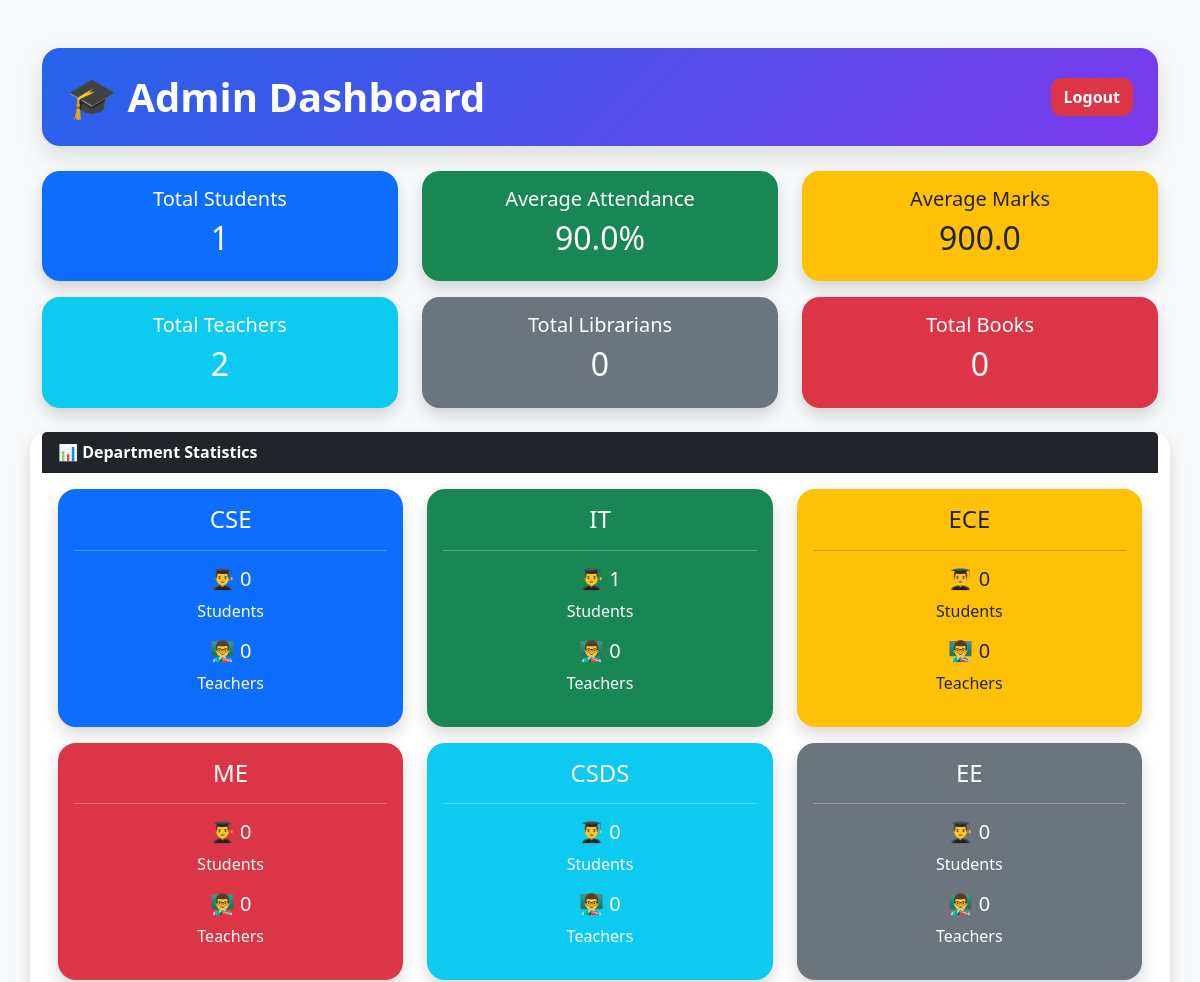
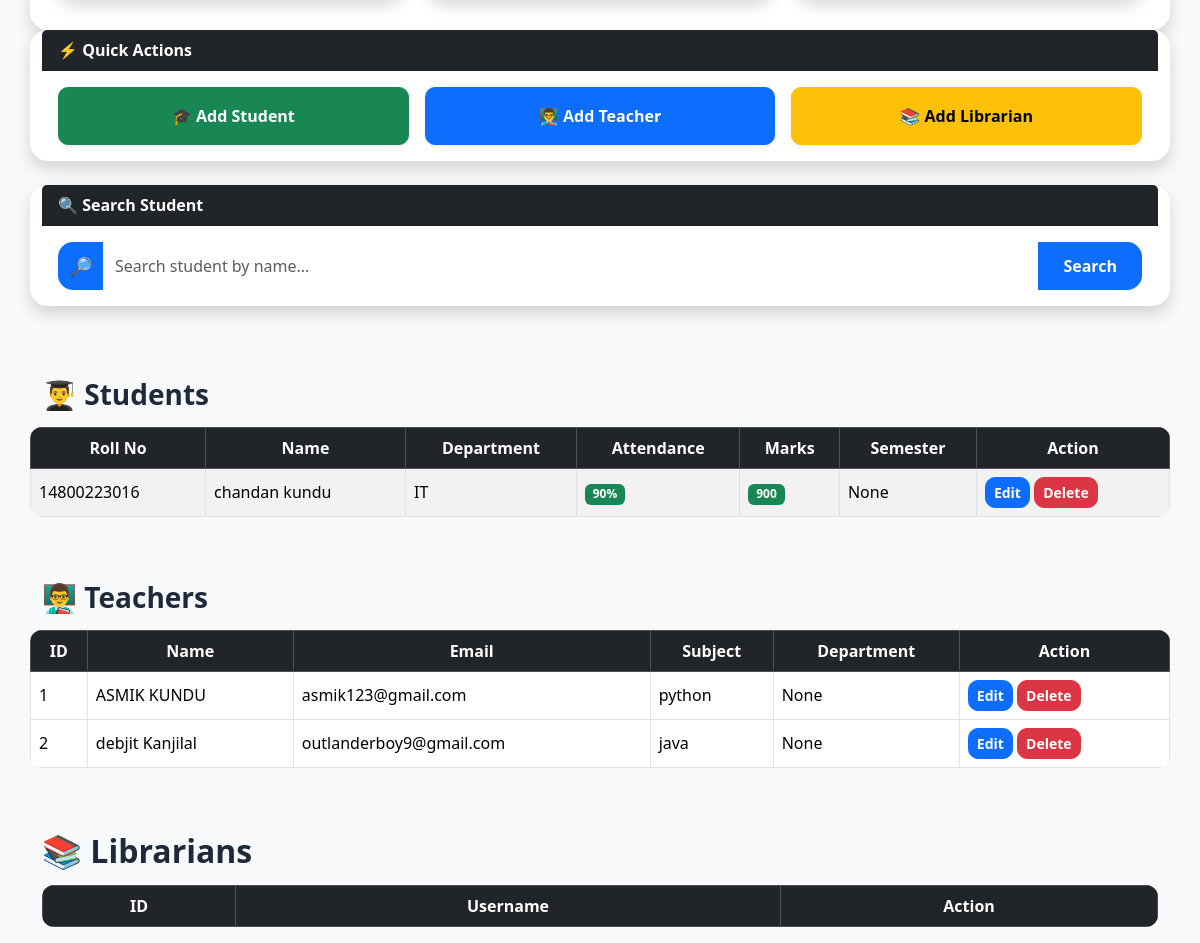
Before: /admin (signed in) with the older database file (2 pictures, top to bottom).
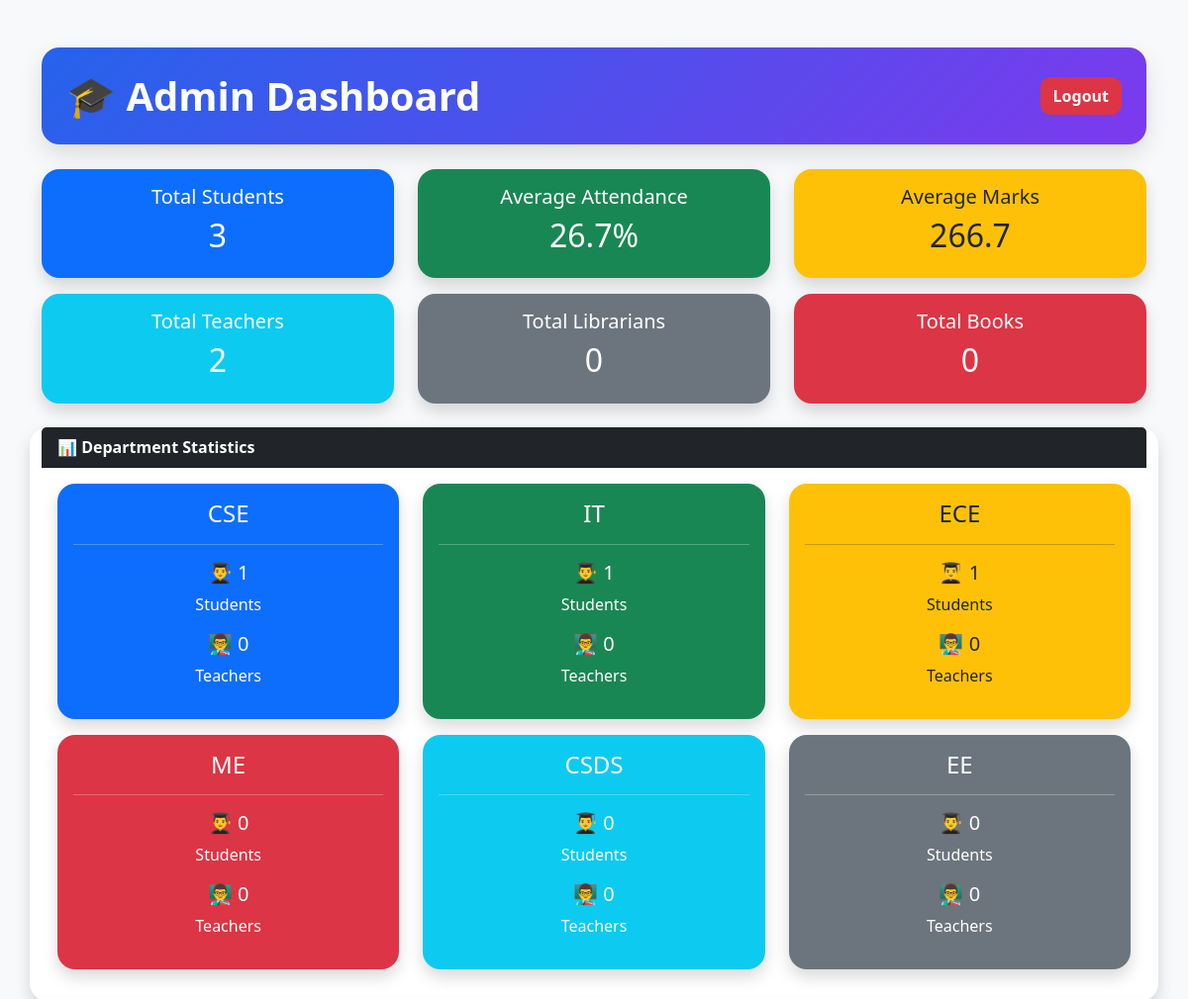
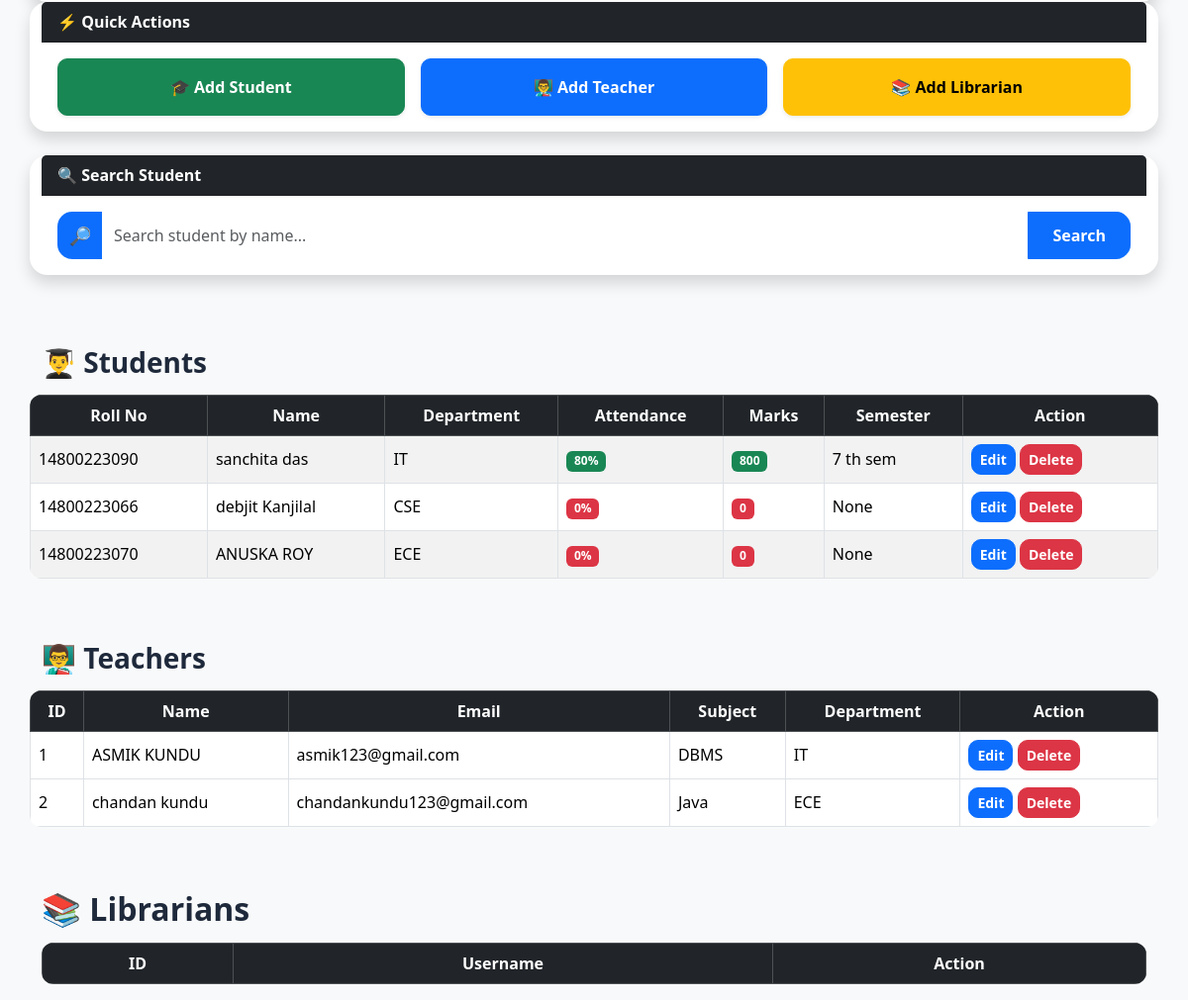
After: the same page with the newer database file (2 pictures, top to bottom).
### models.py (models this page shows)
class Student(db.Model):
    id = db.Column(db.Integer, primary_key=True)
    roll_number = db.Column(db.String(50), unique=True)
    name = db.Column(db.String(100))
    email = db.Column(db.String(100))
    department = db.Column(db.String(100))
    password = db.Column(db.String(100))
    attendance = db.Column(db.Integer, default=0)
    marks = db.Column(db.Integer, default=0)
    semester = db.Column(db.String(50))
    photo = db.Column(db.String(200))
    signature = db.Column(db.String(200))

class Teacher(db.Model):
    id = db.Column(db.Integer, primary_key=True)
    name = db.Column(db.String(100), nullable=False)
    email = db.Column(db.String(100), unique=True, nullable=False)
    department = db.Column(db.String(100))
    subject = db.Column(db.String(100))
    password = db.Column(db.String(100), nullable=False)

### app.py (the view)
@app.route("/admin")
def admin():
    if "admin" not in session:
        return redirect("/admin_login")
    search = request.args.get("search")
    teachers = Teacher.query.all()
    librarians = Librarian.query.all()
    if search:
        students = Student.query.filter(
            Student.name.contains(search)
        ).all()
    else:
        students = Student.query.all()
    total_students = len(students)
    total_teachers = Teacher.query.count()
    total_librarians = Librarian.query.count()
    total_books = Book.query.count()
    cse_students = Student.query.filter_by(
        department="CSE"
    ).count()
    it_students = Student.query.filter_by(
        department="IT"
    ).count()
    ece_students = Student.query.filter_by(
        department="ECE"
    ).count()
    me_students = Student.query.filter_by(
        department="ME"
    ).count()
    csds_students = Student.query.filter_by(
        department="CSDS"
    ).count()
    ee_students = Student.query.filter_by(
        department="EE"
    ).count()
    cse_teachers = Teacher.query.filter_by(
        subject="CSE"
    ).count()
    it_teachers = Teacher.query.filter_by(
        subject="IT"
    ).count()
    ece_teachers = Teacher.query.filter_by(
        subject="ECE"
    ).count()
    me_teachers = Teacher.query.filter_by(
        subject="ME"
    ).count()
    csds_teachers = Teacher.query.filter_by(
        subject="CSDS"
    ).count()
    ee_teachers = Teacher.query.filter_by(
        subject="EE"
    ).count()
    if total_students > 0:
        avg_attendance = sum(
            s.attendance for s in students
        ) / total_students
        avg_marks = sum(
            s.marks for s in students
        ) / total_students
    else:
        avg_attendance = 0
        avg_marks = 0
    return render_template(
        "admin_dashboard.html",
        students=students,
        teachers=teachers,
        librarians=librarians,
        total_students=total_students,
        total_teachers=total_teachers,
        total_librarians=total_librarians,
        total_books=total_books,
        avg_attendance=round(avg_attendance, 1),
        avg_marks=round(avg_marks, 1),
        cse_students=cse_students,
        it_students=it_students,
        ece_students=ece_students,
        me_students=me_students,
        csds_students=csds_students,
        ee_students=ee_students,
        cse_teachers=cse_teachers,
        it_teachers=it_teachers,
        ece_teachers=ece_teachers,
        me_teachers=me_teachers,
        csds_teachers=csds_teachers,
        ee_teachers=ee_teachers
    )

### templates/admin_dashboard.html (shortened to what this page needs)
<!DOCTYPE html>
<html>
<head>
    <link href="https://cdn.jsdelivr.net/npm/bootstrap@5.3.3/dist/css/bootstrap.min.css" rel="stylesheet">
</head>
<body class="bg-light">
<div class="container mt-5">
<div class="admin-header d-flex justify-content-between align-items-center">
    <h1>🎓 Admin Dashboard</h1>
    <a href="/admin_logout"
       class="btn btn-danger">
       Logout
    </a>
</div>
    <div class="row mb-4">
    <div class="col-md-4">
        <div class="card bg-primary text-white shadow">
            <div class="card-body text-center">
                <h5>Total Students</h5>
                <h2>{{ total_students }}</h2>
            </div>
        </div>
    </div>
    <div class="col-md-4">
        <div class="card bg-success text-white shadow">
            <div class="card-body text-center">
                <h5>Average Attendance</h5>
                <h2>{{ avg_attendance }}%</h2>
            </div>
        </div>
    </div>
    <div class="col-md-4">
        <div class="card bg-warning text-dark shadow">
            <div class="card-body text-center">
                <h5>Average Marks</h5>
                <h2>{{ avg_marks }}</h2>
            </div>
        </div>
    </div>
    <div class="col-md-4 mt-3">
    <div class="card bg-info text-white shadow">
        <div class="card-body text-center">
            <h5>Total Teachers</h5>
            <h2>{{ total_teachers }}</h2>
        </div>
    </div>
</div>
      <div class="col-md-4 mt-3">
    <div class="card bg-secondary text-white shadow">
        <div class="card-body text-center">
            <h5>Total Librarians</h5>
            <h2>{{ total_librarians }}</h2>
        </div>
    </div>
</div>
<div class="col-md-4 mt-3">
    <div class="card bg-danger text-white shadow">
        <div class="card-body text-center">
            <h5>Total Books</h5>
            <h2>{{ total_books }}</h2>
        </div>
    </div>
</div>
<div class="card shadow mt-4">
    <div class="card-header bg-dark text-white">
        📊 Department Statistics
    </div>
    <div class="card-body">
        <div class="row">
            <div class="col-md-4 mb-3">
                <div class="card bg-primary text-white shadow">
                    <div class="card-body text-center">
                        <h4>CSE</h4>
                        <hr>
                        <h5>👨‍🎓 {{ cse_students }}</h5>
                        <p>Students</p>
                        <h5>👨‍🏫 {{ cse_teachers }}</h5>
                        <p>Teachers</p>
                    </div>
                </div>
            </div>
            <div class="col-md-4 mb-3">
                <div class="card bg-success text-white shadow">
                    <div class="card-body text-center">
                        <h4>IT</h4>
                        <hr>
                        <h5>👨‍🎓 {{ it_students }}</h5>
                        <p>Students</p>
                        <h5>👨‍🏫 {{ it_teachers }}</h5>
                        <p>Teachers</p>
                    </div>
                </div>
            </div>
            <div class="col-md-4 mb-3">
                <div class="card bg-warning shadow">
                    <div class="card-body text-center">
                        <h4>ECE</h4>
                        <hr>
                        <h5>👨‍🎓 {{ ece_students }}</h5>
                        <p>Students</p>
                        <h5>👨‍🏫 {{ ece_teachers }}</h5>
                        <p>Teachers</p>
                    </div>
                </div>
            </div>
            <div class="col-md-4 mb-3">
                <div class="card bg-danger text-white shadow">
                    <div class="card-body text-center">
                        <h4>ME</h4>
                        <hr>
                        <h5>👨‍🎓 {{ me_students }}</h5>
                        <p>Students</p>
                        <h5>👨‍🏫 {{ me_teachers }}</h5>
                        <p>Teachers</p>
                    </div>
                </div>
            </div>
            <div class="col-md-4 mb-3">
                <div class="card bg-info text-white shadow">
                    <div class="card-body text-center">
                        <h4>CSDS</h4>
                        <hr>
                        <h5>👨‍🎓 {{ csds_students }}</h5>
                        <p>Students</p>
                        <h5>👨‍🏫 {{ csds_teachers }}</h5>
                        <p>Teachers</p>
                    </div>
                </div>
            </div>
            <div class="col-md-4 mb-3">
                <div class="card bg-secondary text-white shadow">
                    <div class="card-body text-center">
                        <h4>EE</h4>
                        <hr>
                        <h5>👨‍🎓 {{ ee_students }}</h5>
                        <p>Students</p>
                        <h5>👨‍🏫 {{ ee_teachers }}</h5>
                        <p>Teachers</p>
                    </div>
                </div>
            </div>
        </div>
    </div>
</div>
<div class="card shadow border-0 mb-4">
    <div class="card-header bg-dark text-white">
        ⚡ Quick Actions
    </div>
    <div class="card-body">
        <div class="row g-3">
            <div class="col-md-4">
                <a href="/register"
                   class="btn btn-success w-100 py-3 fw-bold shadow-sm">
                   🎓 Add Student
                </a>
            </div>
            <div class="col-md-4">
                <a href="/add_teacher"
                   class="btn btn-primary w-100 py-3 fw-bold shadow-sm">
                   👨‍🏫 Add Teacher
                </a>
            </div>
            <div class="col-md-4">
                <a href="/add_librarian"
                   class="btn btn-warning w-100 py-3 fw-bold shadow-sm">
                   📚 Add Librarian
                </a>
            </div>
        </div>
    </div>
</div>
<div class="card shadow border-0 mb-4">
    <div class="card-header bg-dark text-white">
        🔍 Search Student
    </div>
    <div class="card-body">
        <form method="GET" action="/admin">
            <div class="input-group">
                <span class="input-group-text bg-primary text-white border-0">
                    🔎
                </span>
                <input
                    type="text"
                    name="search"
                    class="form-control border-0 shadow-none"
                    placeholder="Search student by name..."
                >
                <button
                    type="submit"
                    class="btn btn-primary px-4">
                    Search
                </button>
            </div>
        </form>
    </div>
</div>
        <h3 class="section-title mt-5">👨‍🎓 Students</h3>
    <table class="table table-bordered table-striped">
        <thead class="table-dark">
            <tr>
                <th>Roll No</th>
                <th>Name</th>
                <th>Department</th>
                <th>Attendance</th>
                <th>Marks</th>
                <th>Semester</th>
                <th>Action</th>
            </tr>
        </thead>
        <tbody>
            {% for student in students %}
            <tr>
                <td>{{ student.roll_number }}</td>
                <td>{{ student.name }}</td>
                <td>{{ student.department }}</td>
 <td>
{% if student.attendance >= 75 %}
<span class="badge bg-success">
    {{ student.attendance }}%
</span>
{% elif student.attendance >= 50 %}
<span class="badge bg-warning text-dark">
    {{ student.attendance }}%
</span>
{% else %}
<span class="badge bg-danger">
    {{ student.attendance }}%
</span>
{% endif %}
</td>
                <td>
{% if student.marks >= 800 %}
<span class="badge bg-success">
    {{ student.marks }}
</span>
{% elif student.marks >= 500 %}
<span class="badge bg-warning text-dark">
    {{ student.marks }}
</span>
{% else %}
<span class="badge bg-danger">
    {{ student.marks }}
</span>
{% endif %}
</td>
                <td>{{ student.semester }}</td>
  <td>
    <a href="/edit_student/{{ student.id }}"
       class="btn btn-primary btn-sm">
       Edit
    </a>
   <a href="/delete_student/{{ student.id }}"
   class="btn btn-danger btn-sm"
   onclick="return confirm('Delete this student?')">
   Delete
</a>
</td>
            </tr>
            {% endfor %}
        </tbody>
    </table>
    <h3 class="section-title mt-5">👨‍🏫 Teachers</h3>
<table class="table table-bordered">
    <thead class="table-dark">
        <tr>
            <th>ID</th>
            <th>Name</th>
            <th>Email</th>
            <th>Subject</th>
            <th>Department</th>
            <th>Action</th>
        </tr>
    </thead>
    <tbody>
        {% for teacher in teachers %}
        <tr>
            <td>{{ teacher.id }}</td>
            <td>{{ teacher.name }}</td>
            <td>{{ teacher.email }}</td>
            <td>{{ teacher.subject }}</td>
            <td>{{ teacher.department }}</td>
            <td>
    <a href="/edit_teacher/{{ teacher.id }}"
       class="btn btn-primary btn-sm">
       Edit
    </a>
   <a href="/delete_teacher/{{ teacher.id }}"
   class="btn btn-danger btn-sm"
   onclick="return confirm('Delete this teacher?')">
   Delete
</a>
</td>
        </tr>
        {% endfor %}
    </tbody>
</table>
</div>
<h2 class="section-title mt-5">📚 Librarians</h2>
<table class="table table-bordered">
    <thead class="table-dark">
        <tr>
            <th>ID</th>
            <th>Username</th>
            <th>Action</th>
        </tr>
    </thead>
</table>
</body>
</html>

### templates/admin_dashboard.html (style rules this page uses)
body { background:#f3f6fb; }
.btn { border-radius:10px; font-weight:600; }
.table { background:white; border-radius:12px; overflow:hidden; }
.table th { text-align:center; vertical-align:middle; }
.table td { vertical-align:middle; }
.card { border:none; border-radius:18px; }
.card-header { font-weight:600; }
.section-title { font-weight:700; color:#1e293b; margin-bottom:15px; }
.admin-header { background:linear-gradient(135deg,#2563eb,#7c3aed); color:white; padding:25px; border-radius:18px; margin-bottom:25px; box-shadow:0 10px 25px rgba(0,0,0,0.12); }
.admin-header h1 { margin:0; font-weight:700; }
.input-group { border-radius:15px; overflow:hidden; }
.input-group .form-control { padding:12px; font-size:16px; }
.input-group-text { font-size:18px; }
.btn { transition:0.3s; }

Changed rows visible on the page:
changed Student "IT": roll_number "14800223016" → "14800223090"; name "chandan kundu" → "sanchita das"; attendance "90" → "80"; marks "900" → "800"; semester "None" → "7 th sem"
added Student: roll_number "14800223066", name "debjit Kanjilal", department "CSE", attendance "0", marks "0", semester "None"
added Student: roll_number "14800223070", name "ANUSKA ROY", department "ECE", attendance "0", marks "0", semester "None"
changed Teacher "ASMIK KUNDU": subject "python" → "DBMS"; department "None" → "IT"
changed Teacher id 2: name "debjit Kanjilal" → "chandan kundu"; email "outlanderboy9@gmail.com" → "chandankundu123@gmail.com"; subject "java" → "Java"; department "None" → "ECE"
Other visible differences:
{{ total_students }}: "1" → "3"
{{ avg_attendance }}: "90.0" → "26.7"
{{ avg_marks }}: "900.0" → "266.7"
{{ cse_students }}: "0" → "1"
{{ ece_students }}: "0" → "1"
